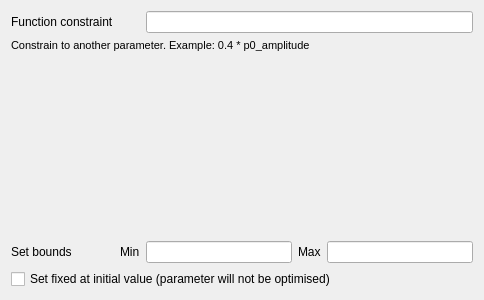
<?xml version="1.0" encoding="UTF-8"?>
<ui version="4.0">
 <class>Form</class>
 <widget class="QWidget" name="Form">
  <property name="geometry">
   <rect>
    <x>0</x>
    <y>0</y>
    <width>484</width>
    <height>300</height>
   </rect>
  </property>
  <property name="windowTitle">
   <string>Form</string>
  </property>
  <layout class="QGridLayout" name="gridLayout">
   <item row="0" column="0">
    <widget class="QLabel" name="label">
     <property name="text">
      <string>Function constraint</string>
     </property>
    </widget>
   </item>
   <item row="3" column="3">
    <widget class="QLabel" name="label_5">
     <property name="text">
      <string>Max</string>
     </property>
    </widget>
   </item>
   <item row="5" column="0" colspan="5">
    <widget class="QCheckBox" name="checkBox">
     <property name="text">
      <string>Set fixed at initial value (parameter will not be optimised)</string>
     </property>
    </widget>
   </item>
   <item row="3" column="2">
    <widget class="QLineEdit" name="lineEdit_2"/>
   </item>
   <item row="1" column="0" colspan="5">
    <widget class="QLabel" name="label_4">
     <property name="font">
      <font>
       <pointsize>8</pointsize>
      </font>
     </property>
     <property name="text">
      <string>Constrain to another parameter. Example: 0.4 * p0_amplitude</string>
     </property>
    </widget>
   </item>
   <item row="3" column="1">
    <widget class="QLabel" name="label_3">
     <property name="text">
      <string>Min</string>
     </property>
    </widget>
   </item>
   <item row="3" column="4">
    <widget class="QLineEdit" name="lineEdit_3"/>
   </item>
   <item row="0" column="2" colspan="3">
    <widget class="QLineEdit" name="lineEdit"/>
   </item>
   <item row="3" column="0">
    <widget class="QLabel" name="label_2">
     <property name="text">
      <string>Set bounds</string>
     </property>
    </widget>
   </item>
   <item row="2" column="0">
    <spacer name="verticalSpacer">
     <property name="orientation">
      <enum>Qt::Vertical</enum>
     </property>
     <property name="sizeHint" stdset="0">
      <size>
       <width>20</width>
       <height>40</height>
      </size>
     </property>
    </spacer>
   </item>
  </layout>
 </widget>
 <resources/>
 <connections/>
</ui>
